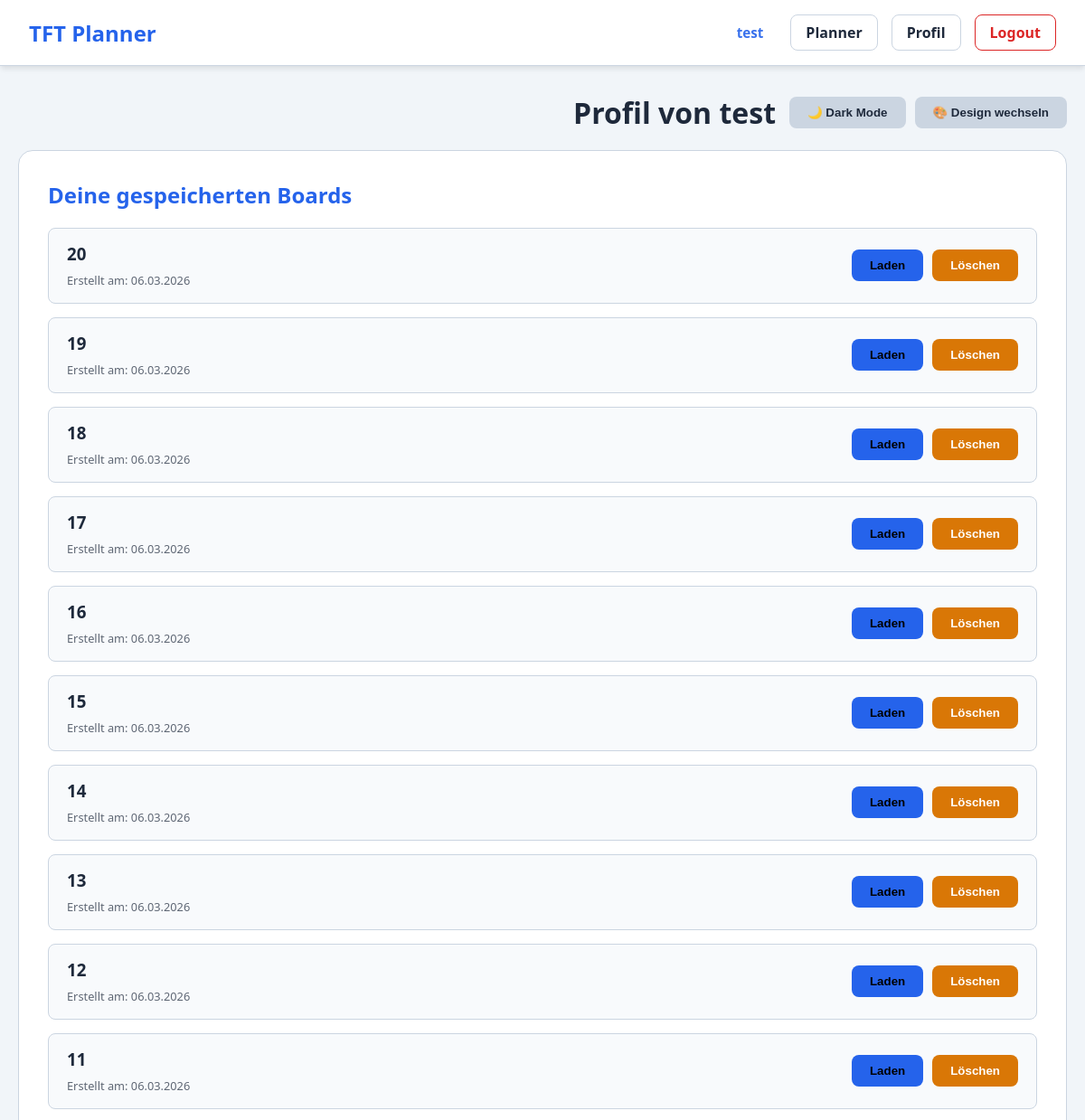
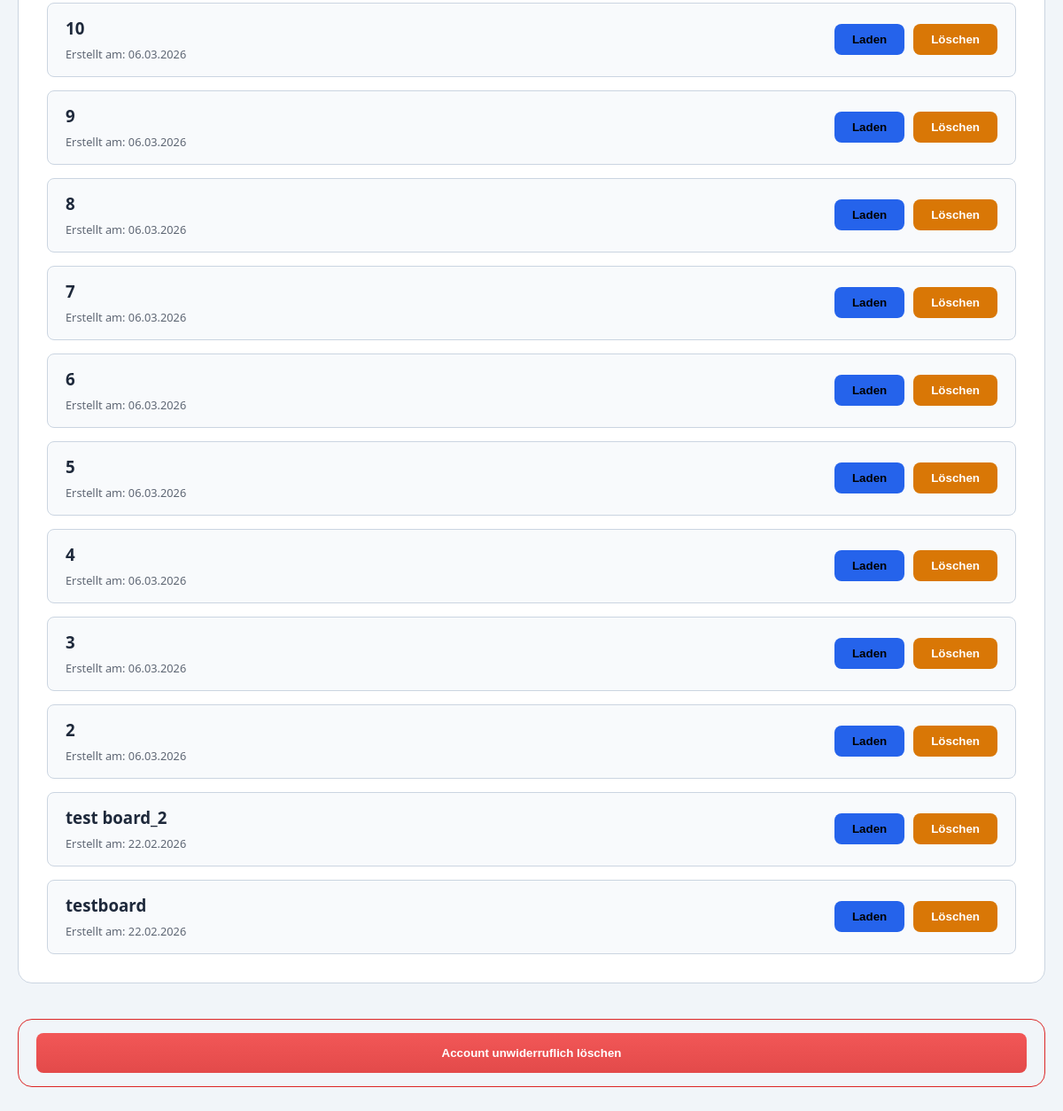
The page /profile (signed in) on the database its author committed (2 pictures, top to bottom).
### models.py (models this page shows)
class User(db.Model):
    id = db.Column(db.Integer, primary_key=True)
    username = db.Column(db.String(80), unique=True, nullable=False)
    password_hash = db.Column(db.String(200), nullable=False)
    theme = db.Column(db.String(20), default='dark', nullable=False)
    design = db.Column(db.String(20), default='standard')
    boards = db.relationship('Board', backref='author', lazy=True)

class Board(db.Model):
    id = db.Column(db.Integer, primary_key=True)
    name = db.Column(db.String(100), nullable=False)
    board_data = db.Column(db.Text, nullable=False)
    created_at = db.Column(db.DateTime, nullable=False, default=datetime.utcnow)
    user_id = db.Column(db.Integer, db.ForeignKey('user.id'), nullable=False)

### app.py (the view)
@app.route('/profile')
def profile():
    if 'user_id' not in session: return redirect(url_for('index'))
    user = User.query.get(session['user_id'])
    user_boards = Board.query.filter_by(user_id=user.id).order_by(Board.created_at.desc()).all()
    return render_template('profile.html', user=user, boards=user_boards)

### templates/profile.html
{% extends "base.html" %}
{% block content %}
<div class="planner-header">
    <h1 style="margin: 0;">Profil von {{ user.username }}</h1>
    <div style="display: flex; gap: 10px;">
        <button class="secondary-btn" onclick="toggleTheme()">
            {{ '☀️ Light Mode' if user.theme == 'dark' else '🌙 Dark Mode' }}
        </button>
        <button class="secondary-btn" onclick="toggleDesign()">
            🎨 Design wechseln
        </button>
    </div>
</div>
<div class="settings-card" style="margin-bottom: 40px;">
    <h2 style="margin-top: 0; color: var(--accent-color);">Deine gespeicherten Boards</h2>
    {% if boards %}
        <div style="display: grid; gap: 15px;">
        {% for board in boards %}
            <div style="background: var(--input-bg); padding: 15px 20px; border-radius: 8px; border: 1px solid var(--border-color); display: flex; justify-content: space-between; align-items: center;">
                <div>
                    <h3 style="margin: 0 0 5px 0;">{{ board.name }}</h3>
                    <span style="font-size: 0.8rem; opacity: 0.7;">Erstellt am: {{ board.created_at.strftime('%d.%m.%Y') }}</span>
                </div>
                <div style="display: flex; gap: 10px;">
                    <button onclick="loadBoard('{{ board.id }}')">Laden</button>
                    <button class="clear-btn" onclick="deleteBoard('{{ board.id }}')">Löschen</button>
                </div>
            </div>
        {% endfor %}
        </div>
    {% else %}
        <p style="opacity: 0.7;">Du hast noch keine Boards gespeichert.</p>
    {% endif %}
</div>
<div class="settings-card" style="border-color: var(--danger); background: none; padding: 15px 20px; display: block;">
    <button class="danger-btn" onclick="openAccountDeleteModal()">Account unwiderruflich löschen</button>
</div>
{% endblock %}

### templates/base.html (shortened to what this page needs)
<!DOCTYPE html>
<html lang="de">
<head>
    <link rel="stylesheet" href="{{ url_for('static', filename='css/style.css') }}">
</head>
<body class="{% if user and user.theme == 'light' %}light-mode{% endif %}">
    <nav class="main-nav">
        <div class="nav-container">
            <div class="logo" id="logo-easter-egg" style="cursor: pointer;">TFT Planner</div>
            <div class="nav-links">
                {% if user %}
                    <span style="margin-right: 15px; font-size: 0.95rem; opacity: 0.9;">
                        <strong style="color: var(--accent-color);">{{ user.username }}</strong>
                    </span>
                    <a href="{{ url_for('planner') }}">Planner</a>
                    <a href="{{ url_for('profile') }}">Profil</a>
                    <a href="{{ url_for('logout') }}" class="logout-link">Logout</a>
                {% endif %}
            </div>
        </div>
    </nav>
    <div class="content-wrapper">
        {% block content %}{% endblock %}
    </div>
</body>
</html>

### static/css/style.css (style rules this page uses)
:root { --bg-color: #0f172a; --card-bg: #1e293b; --text-color: #f8fafc; --border-color: #334155; --accent-color: #38bdf8; --accent-hover: #7dd3fc; --input-bg: #111827; --danger: #ef4444; --warning: #f59e0b; --success: #10b981; --inactive-bg: rgba(0, 0, 0, 0.2); }
body.light-mode { --bg-color: #f1f5f9; --card-bg: #ffffff; --text-color: #1e293b; --border-color: #cbd5e1; --accent-color: #2563eb; --accent-hover: #1d4ed8; --input-bg: #f8fafc; --danger: #dc2626; --warning: #d97706; --success: #059669; --inactive-bg: rgba(0, 0, 0, 0.05); }
html { overflow-y: scroll; }
* { box-sizing: border-box; transition: background-color 0.2s, border-color 0.2s, transform 0.2s, color 0.2s, opacity 0.2s; scrollbar-width: thin; scrollbar-color: var(--border-color) var(--input-bg); }
body { background-color: var(--bg-color); color: var(--text-color); font-family: 'Segoe UI', Roboto, sans-serif; margin: 0; min-height: 100vh; }
.main-nav { background: var(--card-bg); border-bottom: 1px solid var(--border-color); padding: 1rem 2rem; margin-bottom: 30px; box-shadow: 0 4px 6px -1px rgba(0, 0, 0, 0.1); }
.nav-container { max-width: 1200px; margin: 0 auto; display: flex; justify-content: space-between; align-items: center; min-height: 40px; }
.logo { font-weight: bold; font-size: 1.5rem; color: var(--accent-color); }
.nav-links { display: flex; gap: 15px; align-items: center; }
.nav-links a { color: var(--text-color); text-decoration: none; font-weight: 600; padding: 8px 16px; border-radius: 8px; background-color: var(--card-bg); border: 1px solid var(--border-color); }
.nav-links a.logout-link { color: var(--danger) !important; border-color: var(--danger); }
.content-wrapper { max-width: 1200px; margin: 0 auto; padding: 0 20px 40px; }
.planner-header { display: flex; justify-content: flex-end; align-items: center; margin-bottom: 20px; flex-wrap: wrap; gap: 15px; }
.settings-card, .board-card { background: var(--card-bg); padding: 2rem; border-radius: 16px; border: 1px solid var(--border-color); }
button { padding: 10px 20px; border-radius: 8px; border: none; font-weight: bold; cursor: pointer; background: var(--accent-color); color: #000; }
button.secondary-btn { background: var(--border-color); color: var(--text-color); }
button.clear-btn { background: var(--warning); color: #fff; }
button.danger-btn { display: block; width: 100%; background: linear-gradient(to bottom, #f25757, #e34a4a); color: #fff; text-align: center; padding: 15px 20px; border-radius: 8px; margin: 0; }

### rows shown on the page
User: username "test", theme "🌙 Dark Mode"
Board: name "20", created_at "06.03.2026"
Board: name "19", created_at "06.03.2026"
Board: name "18", created_at "06.03.2026"
Board: name "17", created_at "06.03.2026"
Board: name "16", created_at "06.03.2026"
Board: name "15", created_at "06.03.2026"
Board: name "14", created_at "06.03.2026"
Board: name "13", created_at "06.03.2026"
Board: name "12", created_at "06.03.2026"
Board: name "11", created_at "06.03.2026"
Board: name "10", created_at "06.03.2026"
Board: name "9", created_at "06.03.2026"
Board: name "8", created_at "06.03.2026"
Board: name "7", created_at "06.03.2026"
Board: name "6", created_at "06.03.2026"
Board: name "5", created_at "06.03.2026"
Board: name "4", created_at "06.03.2026"
Board: name "3", created_at "06.03.2026"
Board: name "2", created_at "06.03.2026"
Board: name "test board_2", created_at "22.02.2026"
Board: name "testboard", created_at "22.02.2026"
